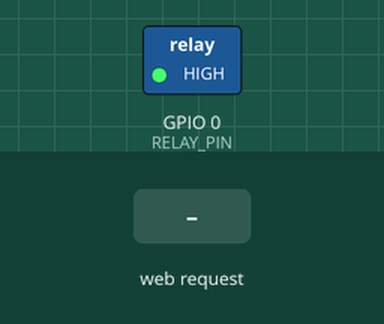
Bench run of a sketch on a simulated ESP8266 (NodeMCU). Shown: switched loads named in the sketch (green lamp = pin HIGH). The inputs (shaded band) are chosen by the test bench. WiFi joins after 1.5 s; servers stay silent unless stated; what the sketch prints to the serial monitor is not drawn.

Above: at 2.7 s.
2.8 s: HTTP request GET /?state=ON received
At 3.3 s:
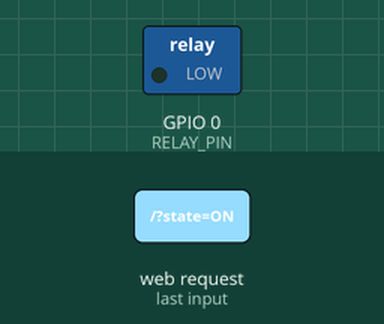
4.3 s: HTTP request GET /?state=OFF received
At 5.5 s:
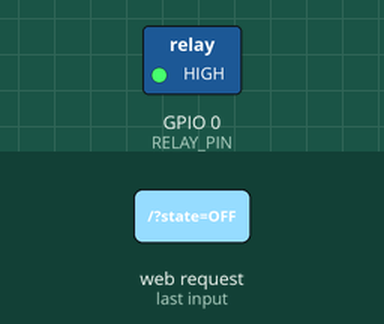
5.8 s: HTTP request GET /power?state=ON received
At 6.8 s:
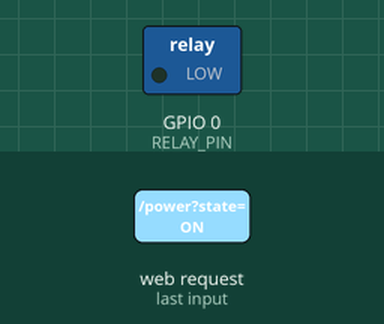
Timing chart, 0 to 8.8 s (numbered marks = the images above; inputs shaded):
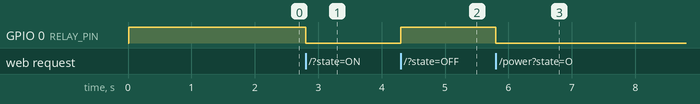

Measured:
- after the input at 2.8 s, GPIO 0 (RELAY_PIN): HIGH → LOW at once
- after the input at 4.3 s, GPIO 0 (RELAY_PIN): LOW → HIGH at once
- after the input at 5.8 s, GPIO 0 (RELAY_PIN): HIGH → LOW at once

The sketch:

moonraker.ino
```cpp
// Required Libraries (Install via Library Manager in Arduino IDE)
#include <ESP8266WiFi.h>
#include <ESP8266WebServer.h>

// --- Configuration Constants ---
// **1. WiFi Credentials**
const char* ssid = "your_ssid";
const char* password = "magicwords";
// **2. Relay Pin & Logic**
// GPIO0 is D3 on the ESP-01. Common for ESP-01S relay boards.
const int RELAY_PIN = 0;
// Active-LOW means writing LOW (0V) turns the relay ON.
const int ACTIVE_LEVEL = LOW;
// const int ACTIVE_LEVEL = HIGH; // Use this if your relay is Active-HIGH

// **3. Web Server**
// Define the HTTP port (80 is standard)
ESP8266WebServer server(80);

// --- State Variables ---
String current_state = "OFF";

// --- Function Prototypes ---
void handleRoot();
void handlePowerControl();
void handleNotFound();
void setFanState(bool turn_on);
void setupRelay();
String state_to_text(bool is_on);


void setup() {
  Serial.begin(115200);
  delay(10);

  setupRelay();

  // Connect to Wi-Fi
  Serial.print("Connecting to ");
  Serial.println(ssid);
  WiFi.begin(ssid, password);
  while (WiFi.status() != WL_CONNECTED) {
    delay(500);
    Serial.print(".");
  }

  Serial.println("");
  Serial.println("WiFi connected");
  Serial.print("IP Address: ");
  Serial.println(WiFi.localIP());

  // Setup Web Server Endpoints
  server.on("/", HTTP_GET, handleRoot); // New: Index page handler
  server.on("/power", HTTP_GET, handlePowerControl); // Moonraker API handler
  server.onNotFound(handleNotFound);

  server.begin();
  Serial.println("HTTP server started");
}

void loop() {
  server.handleClient();
}

// --- Relay Setup Function ---
void setupRelay() {
    // Configure the relay pin as an output
    pinMode(RELAY_PIN, OUTPUT);

    // Set the relay to the initial OFF state
    setFanState(false);
}

// --- Core Control Function ---
// Sets the physical relay state and updates the status variable
void setFanState(bool turn_on) {
    if (turn_on) {
        // To turn ON, write the ACTIVE_LEVEL (e.g., LOW for Active-LOW)
        digitalWrite(RELAY_PIN, ACTIVE_LEVEL);
        current_state = "ON";
        Serial.println("Fan set to ON");
    } else {
        // To turn OFF, write the opposite of the ACTIVE_LEVEL
        int inactive_level = (ACTIVE_LEVEL == HIGH) ? LOW : HIGH;
        digitalWrite(RELAY_PIN, inactive_level);
        current_state = "OFF";
        Serial.println("Fan set to OFF");
    }
}

// --- Helper function to convert state for display ---
String state_to_text(bool is_on) {
  return is_on ? "ON" : "OFF";
}

// --- Web Server Handler for Index Page (Manual Control) ---
void handleRoot() {
  // Check if we have button presses from the GET request
  if (server.hasArg("state")) {
    String state_arg = server.arg("state");
    state_arg.toUpperCase();
    if (state_arg == "ON") {
        setFanState(true);
    } else if (state_arg == "OFF") {
        setFanState(false);
    }
  }

  // --- HTML Content Generation ---
  String html = "<!DOCTYPE html>";
  html += "<html>";
  html += "<head><meta name='viewport' content='width=device-width, initial-scale=1'>";
  html += "<title>AD5x Fan Control</title>";
  html += "<style>";
  html += "body{text-align: center; font-family: sans-serif;}";
  html += ".button{background-color: #1abc9c; border: none; color: white; padding: 15px 32px; text-align: center; text-decoration: none; display: inline-block; font-size: 16px; margin: 4px 2px; cursor: pointer;}";
  html += ".state-on{background-color: #2ecc71;}";
  html += ".state-off{background-color: #e74c3c;}";
  html += "</style>";
  html += "</head>";
  html += "<body>";

  html += "<h1>Welcome to Exhaust Fan Control for AD5x</h1>";

  // Display Current State
  String state_class = (current_state == "ON") ? "state-on" : "state-off";
  html += "<h2>Current State: <span class='" + state_class + "'>" + current_state + "</span></h2>";

  // ON/OFF Buttons
  // These buttons simply call the root URL with the 'state' argument
  html += "<p>";
  html += "<a href='/?state=on' class='button state-on'>TURN FAN ON</a>";
  html += "<a href='/?state=off' class='button state-off'>TURN FAN OFF</a>";
  html += "</p>";

  html += "<p><em>This page is for manual control. Moonraker uses the /power API endpoint.</em></p>";

  html += "</body>";
  html += "</html>";

  server.send(200, "text/html", html);
}


// --- Web Server Handler for Power Control (Moonraker API) ---
// This function remains the same as it handles the JSON response Moonraker expects
void handlePowerControl() {
  // Check if the 'state' argument is present
  if (server.hasArg("state")) {
    String state_arg = server.arg("state");
    state_arg.toUpperCase();

    // Check if the state is 'ON' or 'OFF'
    if (state_arg == "ON") {
      setFanState(true);
    } else if (state_arg == "OFF") {
      setFanState(false);
    }

    // Return a JSON response for Moonraker/client
    server.sendHeader("Access-Control-Allow-Origin", "*");
    server.send(200, "application/json", "{\"status\": \"" + current_state + "\"}");
  } else if (server.hasArg("status")) {
    // Handle status check endpoint (e.g., http://[IP_ADDRESS]/power?status=true)
     server.sendHeader("Access-Control-Allow-Origin", "*");
     server.send(200, "application/json", "{\"status\": \"" + current_state + "\"}");
  }
  else {
    // If no state or status argument is provided, return a 400 Bad Request
    server.send(400, "text/plain", "Error: Missing 'state' argument (use ?state=on or ?state=off)");
  }
}

// --- Web Server Handler for 404 Not Found ---
void handleNotFound(){
  server.send(404, "text/plain", "Not Found");
}
```
